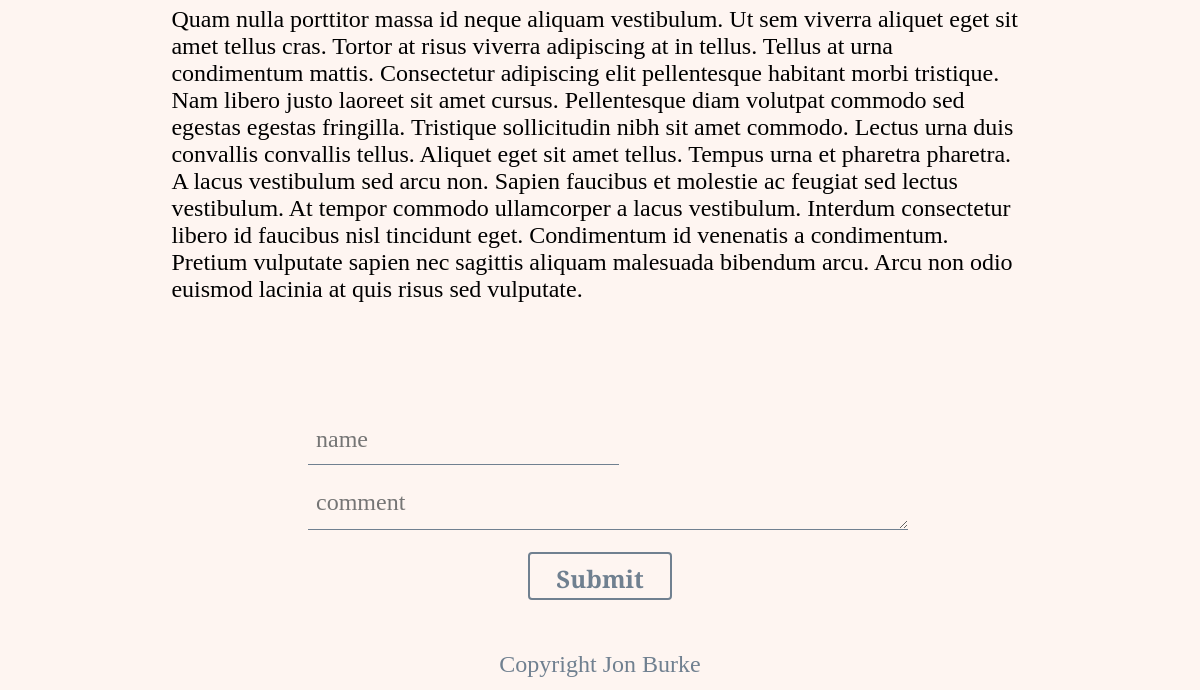
Page /archive/post/5/ (lower part) on the earlier database version.
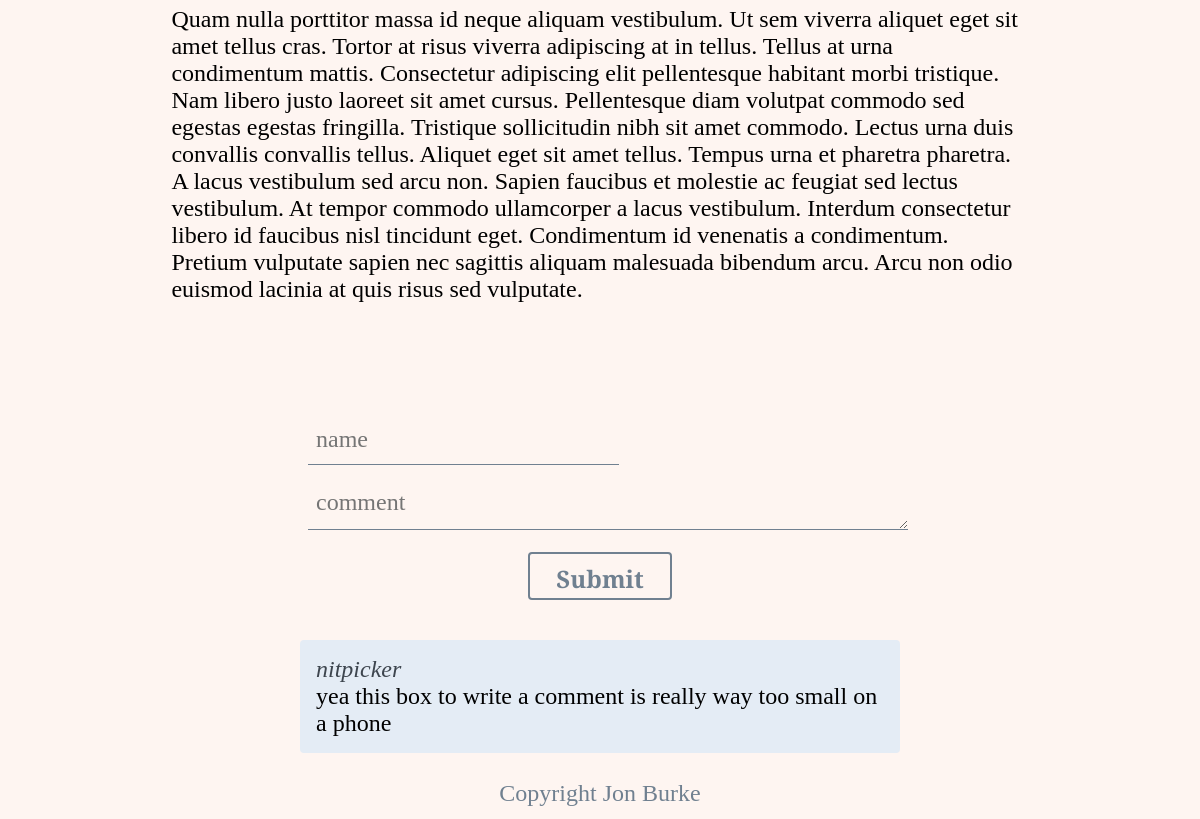
Same page on the later database version.
### archive/models.py (models this page shows, shortened)
class Comment(models.Model):
    created = models.DateTimeField(auto_now_add=True)
    last_modified = models.DateTimeField(auto_now = True)
    name = models.CharField(max_length=50)
    comment = models.TextField()
    related_post = models.ForeignKey(Post, on_delete=models.CASCADE, related_name='comments')

### archive/views.py (the view, shortened to what this page needs)
# urls.py: path('post/<int:pk>/', PostDetailView.as_view(), name="post_detail"),
class PostDetailView(FormMixin, DetailView):
    model = Post
    template_name = 'post_detail.html'
    form_class = CommentForm
    def get_context_data(self, **kwargs):
        kwargs = self.kwargs
        context = super().get_context_data(**kwargs)
        thispost = Post.objects.get(id=kwargs.get('pk'))
        thispostscomments = thispost.comments.all()
        context['comments'] = thispostscomments
        return context

### archive/forms.py
class CommentForm(forms.ModelForm):
    name = forms.CharField(widget=forms.TextInput(attrs={'class': 'form-name', 'placeholder': 'name'}), label='')
    comment = forms.CharField(widget=forms.Textarea(attrs={'class': 'form-comment', 'placeholder': 'comment'}), label='')
    class Meta:
        model = Comment
        fields = ('name', 'comment',)

### templates/post_detail.html (shortened to what this page needs)
{% extends 'base.html' %}
{% load social_share %}
{% block content %}
<div class="post-entry">
    <p>{{ post.body | safe }}</p>
</div>
<br>
<br><br>
<div class="comments-section">
    <form action="" method="post">
        {{ form }}
        <div class="form-button">
            <button type="submit" >Submit</button>
        </div>
    </form>
    {% for comment in comments %}
        <div class="comment-box">
            <span class="user-name"><i>{{comment.name}}</i></span><br>
            {{ comment.comment }}
        </div>
    {% endfor %}
</div>
{% endblock content %}

Differences in the rows shown:
added Comment: name "nitpicker", comment "yea this box to write a comment is really way too small on a phone"
